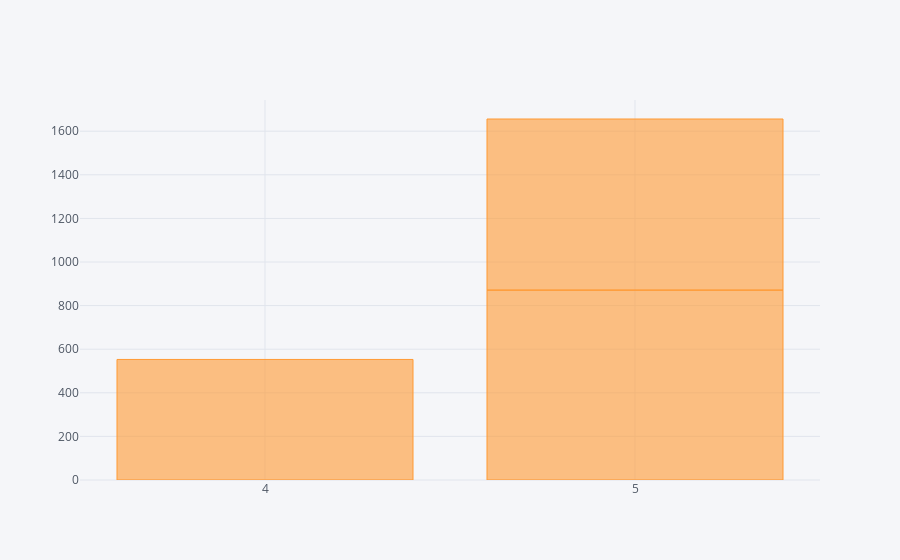

This figure's notebook cell:
### Code cell
visualizeItemGranularByAccId(items, 1, 1, 1, 2017, 31, 12, 2017)

### Figure 1 — Plotly figure (JSON) as saved in the notebook; plotly's stock layout.template omitted (floating-point values rounded to 4 significant figures)
{"data": [{"marker": {"color": "rgba(255, 153, 51, 0.6)", "line": {"color": "rgba(255, 153, 51, 1.0)", "width": 1}}, "name": "quantity", "orientation": "v", "text": "", "type": "bar", "uid": "2ea8888a-ce18-477d-ac84-7e2d8107a6bd", "x": [5, 4, 5], "y": [871, 553, 785]}], "layout": {"legend": {"bgcolor": "#F5F6F9", "font": {"color": "#4D5663"}}, "paper_bgcolor": "#F5F6F9", "plot_bgcolor": "#F5F6F9", "title": {"font": {"color": "#4D5663"}}, "xaxis": {"gridcolor": "#E1E5ED", "showgrid": true, "tickfont": {"color": "#4D5663"}, "title": {"font": {"color": "#4D5663"}, "text": ""}, "zerolinecolor": "#E1E5ED"}, "yaxis": {"gridcolor": "#E1E5ED", "showgrid": true, "tickfont": {"color": "#4D5663"}, "title": {"font": {"color": "#4D5663"}, "text": ""}, "zerolinecolor": "#E1E5ED"}}}
